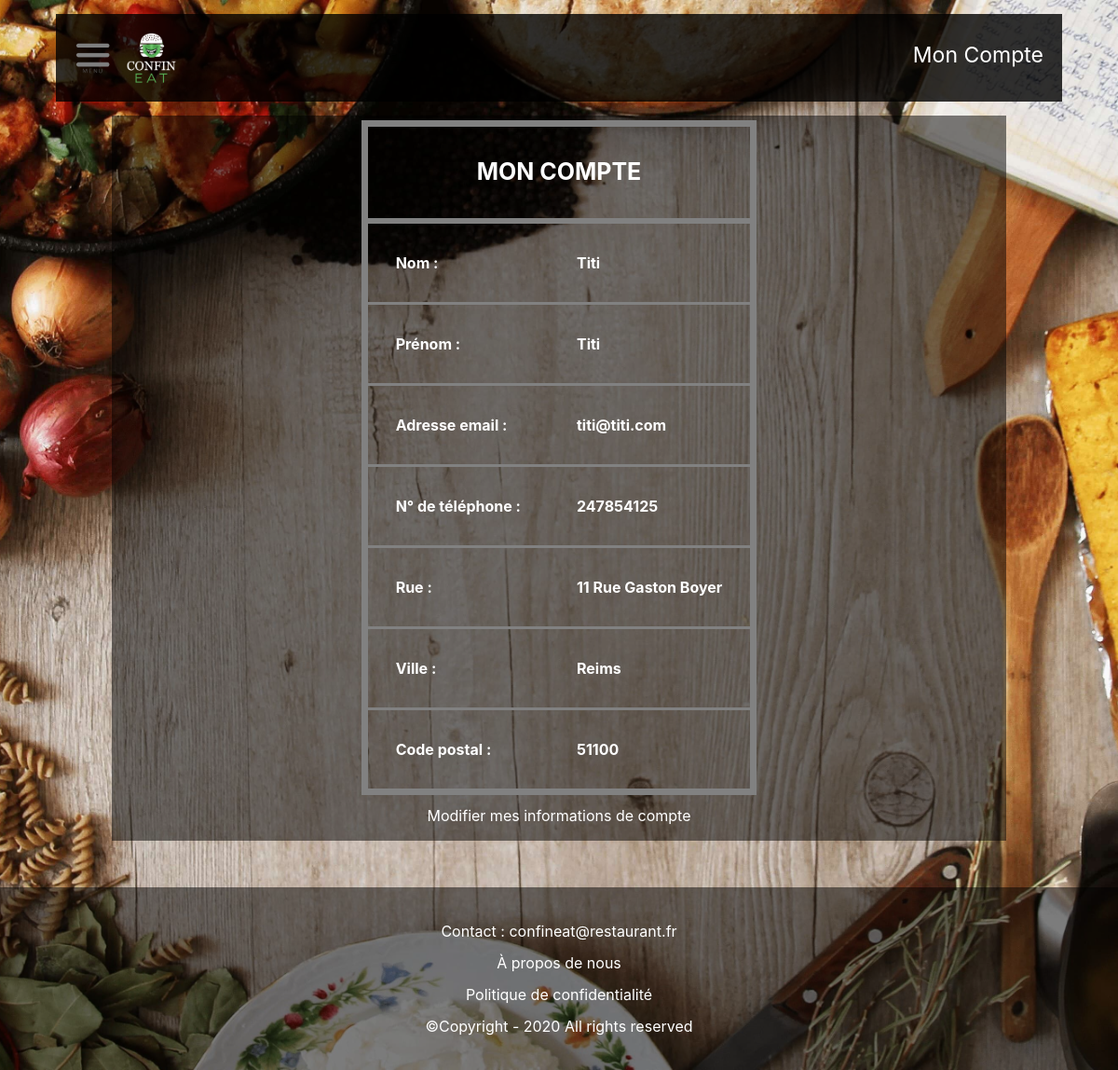
Page /index.php?action=compte (signed in) on the committed database.
### tables this page shows
CREATE TABLE `address` (
  `idAddress` int(11) NOT NULL COMMENT 'Identifiant Adresse',
  `idUser` int(11) NOT NULL DEFAULT 1 COMMENT 'Identifiant Utilisateur',
  `street` varchar(40) DEFAULT NULL COMMENT 'Rue',
  `addr_compl` varchar(40) DEFAULT NULL COMMENT 'Complément Adresse Utilisateur',
  `pos_code` char(5) DEFAULT NULL COMMENT 'Code Postal',
  `city` varchar(100) DEFAULT NULL COMMENT 'Ville',
  `latitude` float DEFAULT NULL COMMENT 'latitude',
  `longitude` float DEFAULT NULL COMMENT 'longitude'
);

CREATE TABLE `user` (
  `idUser` int(11) NOT NULL COMMENT 'Identifiant Utilisateur',
  `firstname` varchar(30) DEFAULT NULL COMMENT 'Prenom',
  `lastname` varchar(30) DEFAULT NULL COMMENT 'Nom',
  `email` varchar(30) DEFAULT NULL COMMENT 'Email',
  `phone` char(10) DEFAULT NULL COMMENT 'Téléphone',
  `password` varchar(255) DEFAULT NULL COMMENT 'Mot de passe',
  `card` varchar(255) DEFAULT NULL COMMENT 'Numéro de carte bancaire',
  `userLevel` int(11) DEFAULT NULL COMMENT 'Niveau'
);

### front_controller.php (called while the page is built, shortened)
<?php
require_once "model/AuthenticationHandler.php";
class FrontController{
    public static function getAccountPage(){
        $ah = new AuthenticationHandler;
        $user = $ah->getUserInfo($_SESSION["id"]);
        require_once("view/pages/compte.php");
    }
}

### model/MyPDO.template.php (called while the page is built, shortened)
<?php declare(strict_types=1);
final class MyPDO
{
    private static $PDOInstance = null;
    private static $DSN = null;
    private static $username = null;
    private static $password = null;
    private static $driverOptions = [
        PDO::ATTR_ERRMODE => PDO::ERRMODE_EXCEPTION,
        PDO::ATTR_DEFAULT_FETCH_MODE => PDO::FETCH_ASSOC,
    ];
    public static function getInstance(): PDO
    {
        if (is_null(self::$PDOInstance)) {
            if (self::hasConfiguration()) {
                self::$PDOInstance = new PDO(self::$DSN, self::$username, self::$password, self::$driverOptions);
            } else {
                throw new Exception(__CLASS__.': Configuration not set');
            }
        }
        return self::$PDOInstance;
    }
    public static function setConfiguration(
        string $dsn,
        string $username = '',
        string $password = '',
        array $driver_options = []
    ): void {
        self::$DSN = $dsn;
        self::$username = $username;
        self::$password = $password;
        self::$driverOptions = $driver_options + self::$driverOptions;
    }
    private static function hasConfiguration(): bool
    {
        return self::$DSN !== null;
    }
}

### model/AuthenticationHandler.php (called while the page is built, shortened)
<?php declare(strict_types=1);
class AuthenticationHandler extends BaseHandler{
    public function getUserInfo(int $id) : array
    {
        $stmt = MyPDO::getInstance()->prepare(<<<SQL
        SELECT lastname, firstname, email, phone, street, pos_code, city, card
        FROM user u INNER JOIN address a ON (u.idUser = a.idUser)
        WHERE u.idUser = :id;
SQL
);
        $stmt->execute([':id' => $id]);
        if ($stmt->rowCount() == 1)
        {
            return $stmt->fetch(PDO::FETCH_ASSOC);
        }
        else{ throw new Exception("Aucun User"); }
    }
}

### view/pages/compte.php (the view, shortened to what this page needs)
<?php declare(strict_types=1);
$p = new WebPage("Mon Compte");
$body = <<<HTML
<main class="main">
    <div class="box5">
		<div class="d-flex justify-content-center">
			<table>
				<thead>
    				<tr>
      					<th id="barre" colspan="2">Mon compte</th>
    				</tr>
    			</thead>
    			<tbody>
  					<tr>
    					<th scope="row">Nom : </th>
						<th class="cap" scope="col">{$user["lastname"]}</th>
    				</tr>
    				<tr>
    					<th scope="row">Prénom : </th>
						<th class="cap" scope="col">{$user["firstname"]}</th>
    				</tr>
        			<tr>
        	    		<th scope="row">Adresse email :
						<th scope="col">{$user["email"]}</th>
    				</tr>
       				<tr>
        	    		<th scope="row">N° de téléphone :
						<th scope="col">  {$user["phone"]}</th>
    				</tr>
    			 	<tr>
        	    		<th scope="row">Rue :
						<th scope="col">{$user["street"]}</th>
    				</tr>
       				<tr>
        	    		<th scope="row">Ville :
						<th scope="col">{$user["city"]}</th>
    				</tr>
    		  		<tr>
        	    		<th scope="row"> Code postal :
						<th scope="col">{$user["pos_code"]}</th>
    				</tr>
				</tbody>
        	</table>
    	</div>
		<div id="change-account-infos"><a id="link-change-account-infos" href="index.php?action=updateAccount">Modifier mes informations de compte</a></div>
    </div>
</main>
HTML;
$p->appendContent($body);
$p->appendJsUrl("view/js/overlay.js");
$p->appendCssUrl("view/css/accueil.css");
$p->appendCssUrl("view/css/connexion.css");
$p->appendCssUrl("view/css/compte.css");
$p->appendCssUrl("view/css/overlay.css");
echo $p->toHTML();

### view/css/accueil.css (style rules this page uses)
body { margin: 0px; padding: 0px; background: url("../img/fond_ecran.png") no-repeat center fixed; background-size: cover; -webkit-background-size: cover; color: white; display: flex; flex-direction: column; min-height: 100vh; }
html { position: relative; min-height: 100%; }
div[class^="box"] { display: flex; padding: 5px; }
.main { margin-left: 10%; margin-right: 10%; display: flex; flex-flow: row wrap; }

### view/css/connexion.css (style rules this page uses)
.box5 { flex-direction: column; justify-content: center; flex-grow: 1; background-color: rgba(0,0,0,.5); }

### view/css/compte.css (style rules this page uses)
table { border-width: 7px; border-style: solid; border-color: #818181; }
#barre { border-bottom: 6px solid #818181; text-align: center; font-size: 25px; text-transform: uppercase; }
.cap { text-transform: capitalize; }
th { padding: 30px; border-bottom: 3px solid #818181; }
#change-account-infos { text-align: center; padding: 10px; }
#change-account-infos a { color: #ffffff; }

### rows in the picture
address: idUser.lastname "Titi", idUser.firstname "Titi", idUser.email "titi@titi.com", idUser.phone "247854125", street "11 Rue Gaston Boyer", city "Reims", pos_code "51100"

### other values in the picture
$this->title "Mon Compte"
